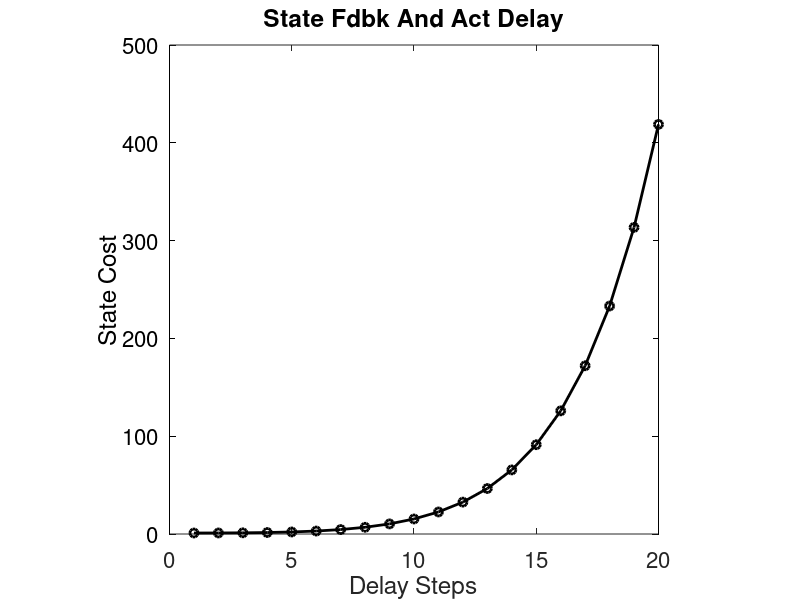

MATLAB code for this plot:
%% Code to play with IFPs, Instability, and Delays
%% Initialize parameters
n=1; % Number of states (start with scalar)
% Initialize state matrices and useful placeholders
dummyI=eye(n);
% Check delays up to this many steps
maxDelay = 20;
aScalarStability=1.1;

% Choose one of these:
problemDef = 'State Fdbk And Act Delay';
% problemDef = 'Full Ctrl And Sense Delay';

%% Sweep through different delays
zeroRows = zeros(n,(maxDelay-2)*n);
if isempty(zeroRows); zeroRows = []; end
allCost = zeros(1,maxDelay);
for delInd = 1:maxDelay
    % Build A-hat
    aStack = [];
    for stackInd = 1:maxDelay
        aStack = blkdiag(aStack,dummyI);
    end
    ringTmp = dummyI(:,[2:n 1]);
    ringStructure=(dummyI+ringTmp+ringTmp');
    numNeighbors=sum(ringStructure(:,1));
    ringScaled = ringStructure*aScalarStability/numNeighbors;
    
    Ahat = zeros(n*(maxDelay+1));
    Ahat(1:n,1:n) = ringScaled;
    Ahat(1:(end-n),n+1:end) = aStack;
    % Build B or C, depending on case
    bcStack = [];
    for stackInd = 1:maxDelay
        if stackInd == delInd
            isActive = 1;
        else
            isActive = 0;
        end
        bcStack = blkdiag(bcStack,dummyI*isActive);
    end
    BC = [zeros(n,n*maxDelay);bcStack];
    
    % State Costs / State Disturbance (IFP States are Free/Perfect)
    QW=blkdiag(dummyI,bcStack*0); 
    % Control Costs / Estimator Noise (IFP States are Free/Perfect)
    RN=eps*eye(size(QW)-n);
    % Solve a Riccati equation to get K
    K = dlqr(Ahat,BC,QW,RN);

    switch problemDef
        case 'State Fdbk And Act Delay'
            B = BC;
            C = eye(size(Ahat,1));
            Acl = Ahat-B*K*C;
        case 'Full Ctrl And Sense Delay'
            B= eye(size(Ahat,1));
            Ahat = Ahat';
            C = BC';
            K = K';
            Acl = (Ahat-B*K*C)';
        otherwise
            error
    end

    J = dlyap(Acl,QW);
    
    allCost(delInd) = ones(1,size(Ahat,1))*J*ones(size(Ahat,1),1);
end

%% Make summary figure
figure;

plot(1:maxDelay, allCost,'ko-','LineWidth',2)
hold on
set(gca,'Ycolor','k')


ylabel('State Cost')
xlabel('Delay Steps')
title(problemDef)

set(gca,'FontSize',16)
axis square

